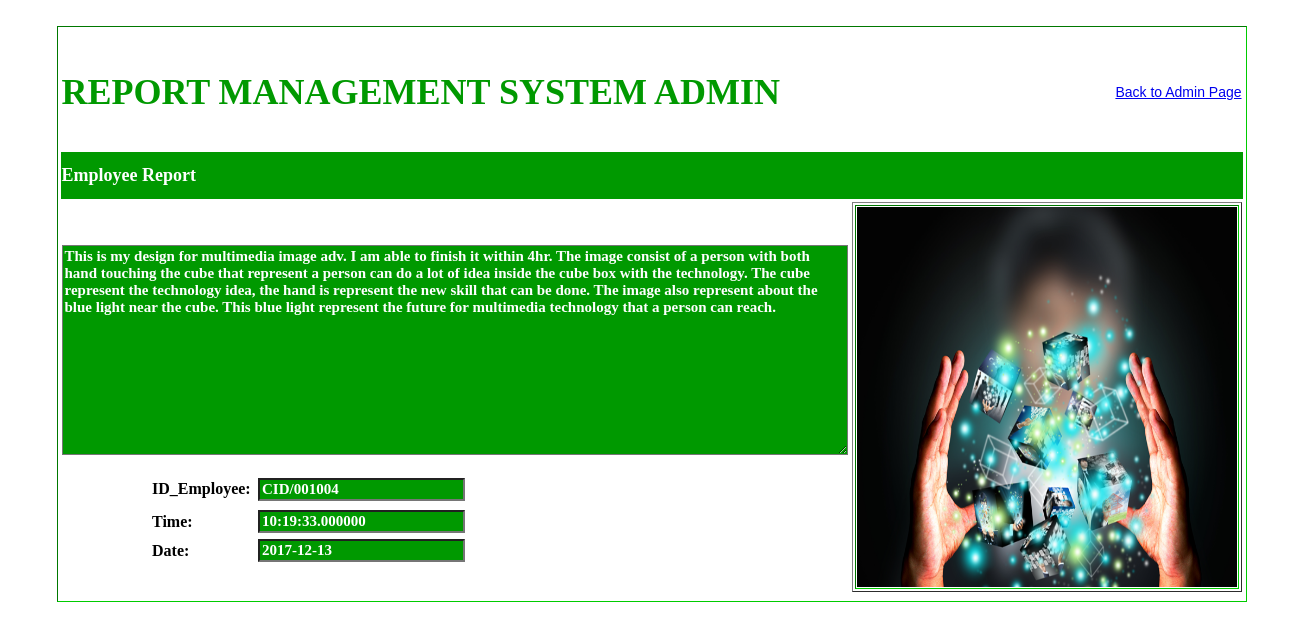
Page /3556_RMS/root/view_report.php?view=10 on the committed database.
### tables this page shows
CREATE TABLE IF NOT EXISTS `employee` (
  `id_employee` varchar(30) NOT NULL,
  `id_num` varchar(30) NOT NULL,
`report_id` int(250) NOT NULL,
  `your_report` varchar(500) NOT NULL,
  `picture` varchar(60) NOT NULL,
  `date` date NOT NULL,
  `time` time(6) NOT NULL
);

### 3556_RMS/root/view_report.php (the view, shortened to what this page needs)
<!DOCTYPE html PUBLIC "-//W3C//DTD XHTML 1.0 Transitional//EN" "http://www.w3.org/TR/xhtml1/DTD/xhtml1-transitional.dtd">
<html xmlns="http://www.w3.org/1999/xhtml">
<head>
</head>
<body>
<table width="1287" height="611" border="0">
  <tr>
    <th width="1277" height="605" align="center" scope="col"><table width="1099" height="578" border="1" class="greenoutline">
      <tr>
        <th height="572" align="center" scope="col"><table width="1047" height="540" border="0">
          <tr>
            <th width="637" height="74" align="left" scope="col"><p class="titlegreen">REPORT MANAGEMENT SYSTEM ADMIN</p></th>
            <th width="400" align="right" class="labletext" scope="col"><a href="admin_report_management.php">Back to Admin Page</a></th>
          </tr>
          <tr>
            <th height="45" colspan="2" align="left" class="greenblock" scope="col">Employee Report</th>
          </tr>
          <tr>
            <th align="center" valign="middle" scope="col">
              <form id="form1" name="form1" method="post" action="<?php echo $_SERVER['PHP_SELF']; ?>">
                <p>
              <?php
		      $msg = "";
			  $msg1 = "";
			  $msg2 = "";
			  $msg3 = "";
			  $msg4 = "";
			  if (isset($_GET['view']))
			  {
			  $row['report_id'] =  $_GET['view'];
              $c = mysqli_connect("localhost","root","","report_management_system");
	          $s = "select * from employee where report_id = '$row[report_id]'";
	          $result = mysqli_query($c,$s);
			  if ($result->num_rows > 0) {
	          while($row = $result->fetch_assoc()) {
			  $msg = "$row[id_employee]";
			  $msg3 = "$row[your_report]";
			  $msg1 = "$row[time]";
			  $msg2 = "$row[date]";
			  $msg4 = "<img src ='picture_storage/".$row['picture']."'class = 'greenoutline'>";
			  }
			  }
			  }
	          ?>
<textarea name="textechoreport" cols="85" rows="12" readonly="readonly" class="greeninfo" id="textechoreport"><?php echo $msg3; ?></textarea>
                </p>
                <table width="611" border="0">
                  <tr>
                    <th width="102" height="30" align="left" scope="col">ID_Employee: </th>
                    <th width="499" align="left" class="labletext" scope="col"> <label for="txtviewemployee"></label>
                      <input name="txtviewemployee" type="text" class="greeninfo" id="txtviewemployee" value= "<?php echo $msg; ?>" readonly="readonly"/></th>
                  </tr>
                  <tr>
                    <th height="27" align="left" scope="col">Time: </th>
                    <th align="left" class="labletext" scope="col"><label for="txtviewtime" "></label>
                      <input name="txtviewtime" type="text" class="greeninfo" id="txtviewtime" value="<?php echo $msg1; ?>" readonly="readonly"/>
                    </th>
                  </tr>
                  <tr>
                    <th height="22" align="left" scope="col">Date: </th>
                    <th align="left" class="labletext" scope="col"><label for="txtviewdate"></label>
                      <input name="txtviewdate" type="text" class="greeninfo" id="txtviewdate" value="<?php echo $msg2;?>" readonly="readonly" /></th>
                  </tr>
          </table>
              </form></th>
            <th align="right" valign="top" scope="col"><form id="form3" name="form3" method="post" action="<?php echo $_SERVER['PHP_SELF']; ?>">
              <table width="387" height="383" border="1">
                <tr class="greenoutline">
                  <th width="364" height="377" scope="col"><?php echo $msg4;?></th>
                  </tr>
                </table>
              </form></th>
          </tr>
          </table></th>
      </tr>
    </table></th>
  </tr>
</table>
</body>
</html>

### 3556_RMS/root/view_report.php (style rules this page uses)
.titlegreen { font-family: "Palatino Linotype", "Book Antiqua", Palatino, serif; font-size: 36px; color: #090; font-weight: bold; }
.labletext { font-family: "Arial Black", Gadget, sans-serif; font-size: 14px; color: #090; font-weight: lighter; }
.greenblock { font-family: "Palatino Linotype", "Book Antiqua", Palatino, serif; font-size: 18px; color: #FFF; background-color: #090; font-weight: bold; }
.greenoutline { border: thin none #0C0; height: 380px; width: 380px; }
.greeninfo { font-family: "Palatino Linotype", "Book Antiqua", Palatino, serif; font-size: 15px; color: #FFF; background-color: #090; font-weight: bold; }

### rows in the picture
employee: textechoreport "This is my design for multimedia image adv. I am able to finish it within 4hr. The image consist of a person with both hand touching the cube that represent a person can do a lot of idea inside the cube box with the technology. The cube represent the technology idea, the hand is represent the new skill that can be done. The image also represent about the blue light near the cube. This blue light represent the future for multimedia technology that a person can reach.", txtviewemployee "CID/001004", txtviewtime "10:19:33.000000", txtviewdate "2017-12-13", picture (picture)
